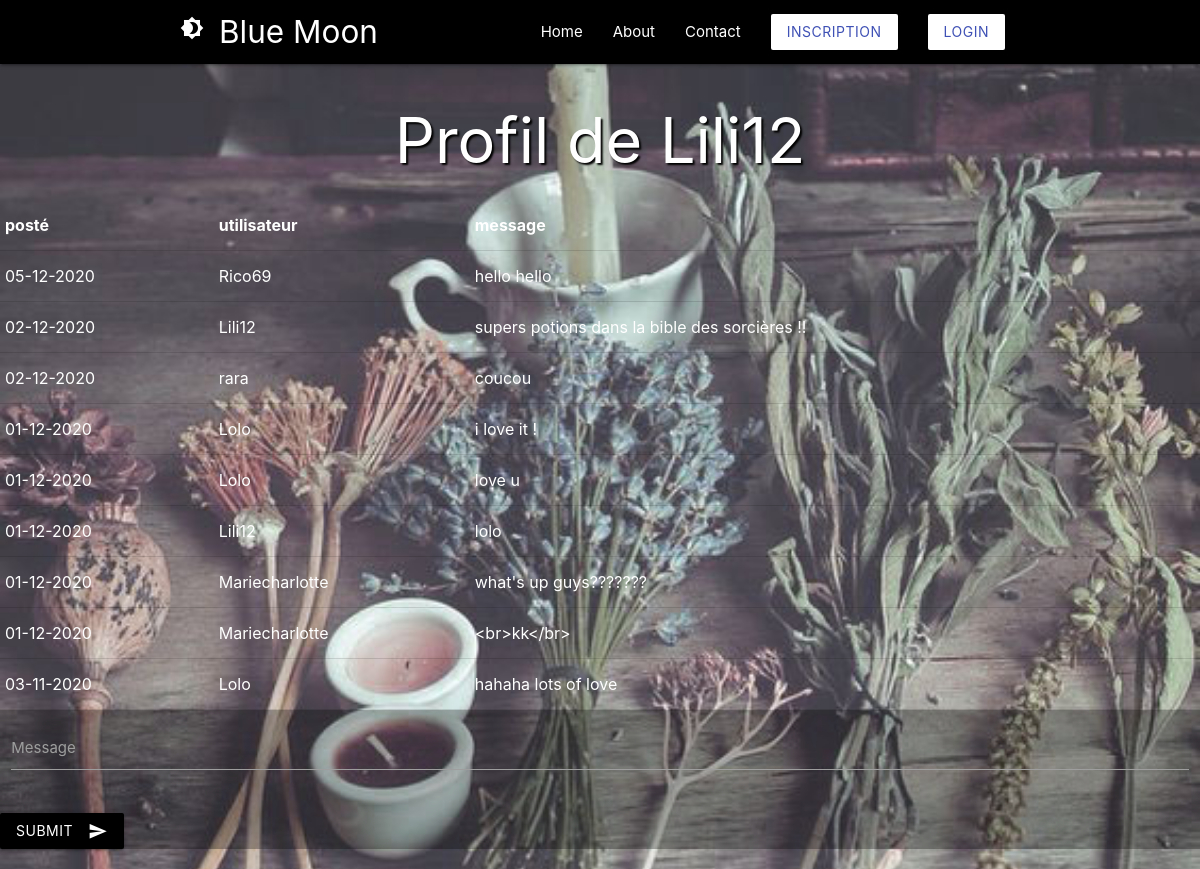
Page /pages/discussion.php (signed in) on the committed database.
### tables this page shows
CREATE TABLE `utilisateurs` (
  `id` int(11) NOT NULL,
  `login` varchar(255) NOT NULL,
  `password` varchar(255) NOT NULL
);

CREATE TABLE `messages` (
  `id` int(11) NOT NULL,
  `message` varchar(140) NOT NULL,
  `id_utilisateur` int(11) NOT NULL,
  `date` date NOT NULL
);

### pages/discussion.php (the view, shortened to what this page needs)
<?php
$bdd = new PDO('mysql:host=localhost;dbname=discussion', 'root', '');
if(isset($_SESSION['id'])) {
    $requser = $bdd->prepare('SELECT * FROM utilisateurs WHERE id = ?');
    $requser->execute(array($_SESSION['id']));
    $userinfo = $requser->fetch();
 }
 ?>
  <html lang="fr">
<head>
  <link rel="stylesheet" href="https://cdnjs.cloudflare.com/ajax/libs/materialize/1.0.0-beta/css/materialize.min.css">
  <link rel= "stylesheet" href= "../css/pages.css">
</head>
<body>
  <div class="navbar-fixed">
    <nav class="nav-wrapper black">
      <div class="container">
        <a href="#" class="brand-logo">Blue Moon
        <i class="material-icons text-white">brightness_4</i>
        </a>
        <ul class="right hide-on-med-and-down">
          <li><a href="../index.php">Home</a></li>
          <li><a href="">About</a></li>
          <li><a href="">Contact</a></li>
          <li><a href="inscription.php" class="btn white indigo-text">Inscription</a></li>
          <li><a href="connexion.php" class="btn white indigo-text">Login</a></li>
        </ul>
      </div>
    </nav>
  </div>
<h1>Profil de <?php echo $userinfo['login']; ?></h1>
<main>
  <section class="valign-wrapper">
<?php
$requser = $bdd->prepare("SELECT date AS 'posté', login AS 'utilisateur', message FROM `messages` INNER JOIN `utilisateurs` ON messages.id_utilisateur = utilisateurs.id ORDER BY date DESC;");
$requser->execute();
$i=0;
echo "<table>" ;
while ($result = $requser->fetch(PDO::FETCH_ASSOC))
{
if ($i == 0)
{
foreach ($result as $key => $value)
{
echo "<th>$key</th>";
}
$i++;
}
echo "<tr>";
foreach ($result as $key => $value) {
if ($key == "posté"){
$value =  date("d-m-Y", strtotime($value));  ;
echo "<td>$value</td>";
}
else
echo "<td>" .nl2br($value). "</td>";
}
echo "</tr>";
}
echo "</table>";
?>
  </section>
  <form action="discussion.php" method="post">
  <div class="row">
    <form class="col s12" action="discussion.php" method="post">
      <div class="row">
        <div class="input-field col s12">
          <textarea id="commentaire" class="materialize-textarea white-text" name="commentaire"></textarea>
          <label for="commentaire">Message</label>
        </div>
      </div>
      <button class="btn waves-effect waves-light black" type="submit" name="forminscription">Submit
    <i class="material-icons right">send</i>
  </button>
  </form>
</div>
</form>
</main>
</body>
</html>

### css/pages.css (style rules this page uses)
body { background-image: url(../images/plants.jpg); background-size: 100%; background-repeat: no-repeat; color: white; }
h1 { color: white; text-shadow: 2px 2px 2px black; text-align: center; }
form { background-color: rgba(0, 0, 0, 0.3); }

### rows in the picture
utilisateurs: login "Lili12"
messages: key "posté", key "utilisateur", key "message", date "05-12-2020", id_utilisateur.login "Rico69", message "hello hello"
messages: date "02-12-2020", id_utilisateur.login "Lili12", message "supers potions dans la bible des sorcières !!"
messages: date "02-12-2020", id_utilisateur.login "rara", message "coucou"
messages: date "01-12-2020", id_utilisateur.login "Lolo", message "i love it !"
messages: date "01-12-2020", id_utilisateur.login "Lolo", message "love u"
messages: date "01-12-2020", id_utilisateur.login "Lili12", message "lolo"
messages: date "01-12-2020", id_utilisateur.login "Mariecharlotte", message "what's up guys???????"
messages: date "01-12-2020", id_utilisateur.login "Mariecharlotte", message "<br>kk</br>"
messages: date "03-11-2020", id_utilisateur.login "Lolo", message "hahaha lots of love"
